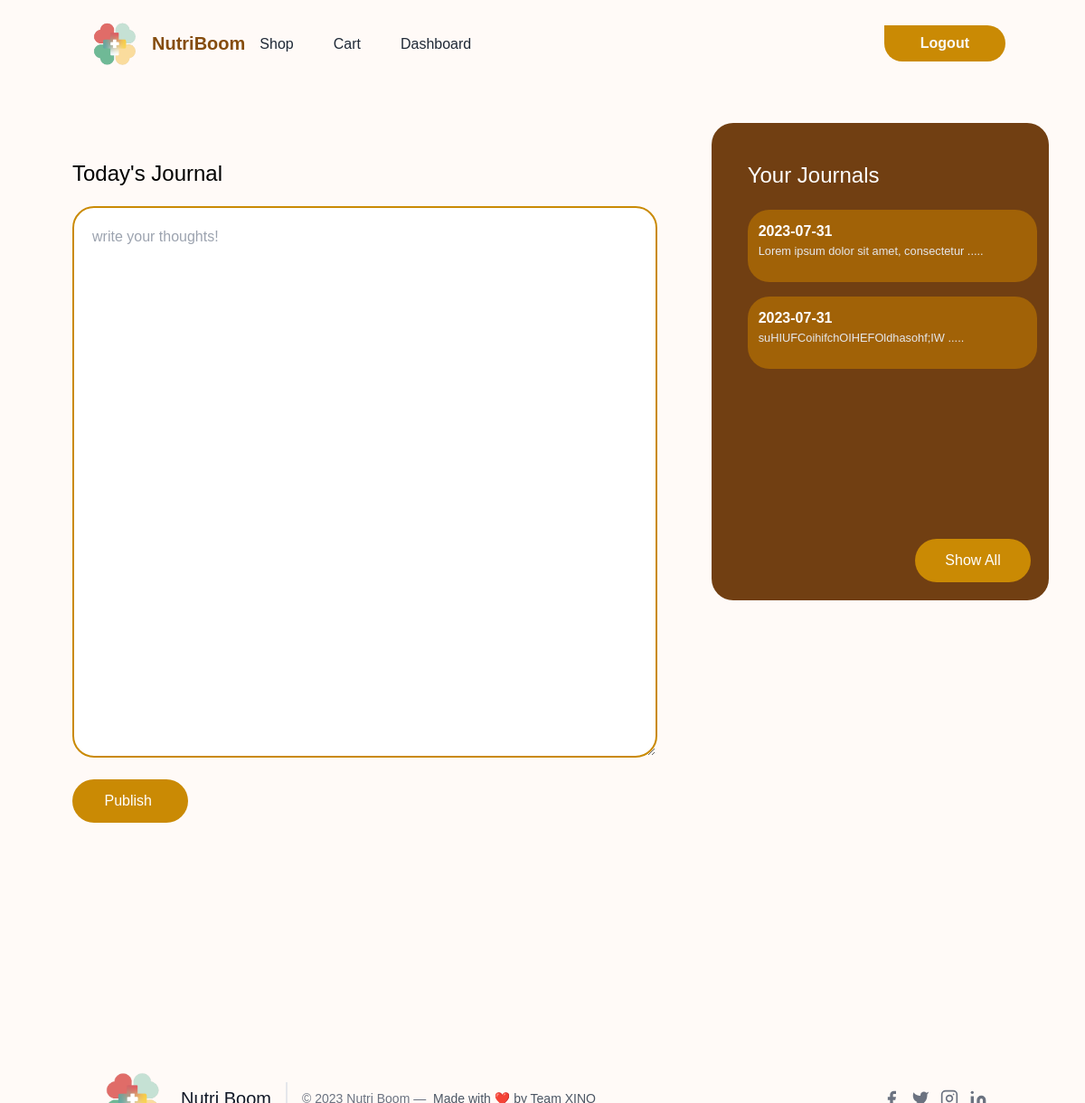
Page /journal (signed in) on the committed database.
### hack/models.py (models this page shows)
class Journal(db.Model):
    id = db.Column(db.Integer, primary_key=True)
    user_id = db.Column(db.Integer, db.ForeignKey('user.id'), nullable=False)
    date = db.Column(db.String, default=str(date.today()))
    text = db.Column(db.String)

### app.py (the view)
@app.route('/journal', methods=['GET', 'POST'])
@login_required
def journal():
    form = JournalForm()
    journal = Journal.query.filter_by(user_id=current_user.id).order_by(Journal.id.desc())
    if form.validate_on_submit():
        data = Journal(text=form.text.data, user_id=current_user.id)
        db.session.add(data)
        db.session.commit()
        return redirect('journal')
    return render_template('journal.html', form=form, journal=journal)

### hack/forms.py
class JournalForm(FlaskForm):
    text = TextAreaField('Add Text', validators=[DataRequired()])
    submit = SubmitField("Publish ")

### hack/models.py (called while the page is built)
@login_manager.user_loader
def load_user(user_id):
    return User.query.get(user_id)

### hack/templates/journal.html (shortened to what this page needs)
{% extends 'base.html' %}
{% block content %}
        <div class="flex flex-cols p-10 h-[80vh] gap-5 ">
            <div class="h-full w-2/3  rounded-3xl  p-10">
                <div class="text-2xl font-medium">Today's Journal</div>
                <div class="grid mt-5 gap-10">
                  <form enctype="multipart/form-data" method="POST">
                      <div class="h-[50vh]">
                          {{form.text(class='h-full w-full rounded-3xl border-2 border-yellow-600 p-5', placeholder='write your thoughts!')}}
                      </div>
                      <div class="mb-8">
                        <br>
                        {{form.submit(class ="h-12 w-32 bg-yellow-600 rounded-3xl text-white flex flex-cols justify-center items-center")}}
                      </div>
                  </form>
                </div>
            </div>
            <div class="h-[33rem] w-1/3 bg-yellow-900 rounded-3xl text-white p-10 relative">
                <div class="text-[1.5rem] font-medium">Your Journals</div>
                <div class="grid mt-5 gap-10">
                  <div class="allcards" style="display:inline-block;">
                  {%for i in journal[0:3]%}
                  <div class="card mb-4" style="width: 20rem;">
                    <div class="h-20 w-full bg-yellow-700 rounded-3xl py-3 px-3">
                      <h1 class="text-[1rem] font-bold">{{i.date}}</h1>
                      <h1 class="text-[0.8rem] text-gray-200">{{i.text[0:40]}} .....</h1>
                  </div>
                </div>
                  {%endfor%}
                  </div>
                        <button id="Card" class="h-12 w-32 bg-yellow-600 absolute bottom-5 right-5 rounded-3xl text-white flex flex-cols justify-center items-center">
                        Show All
                    </button>
                </div>
            </div>
        </div>
      <br>
{% endblock content %}

### rows in the picture
Journal: date "2023-07-31", text "Lorem ipsum dolor sit amet, consectetur"
Journal: date "2023-07-31", text "suHIUFCoihifchOIHEFOldhasohf;IW"
